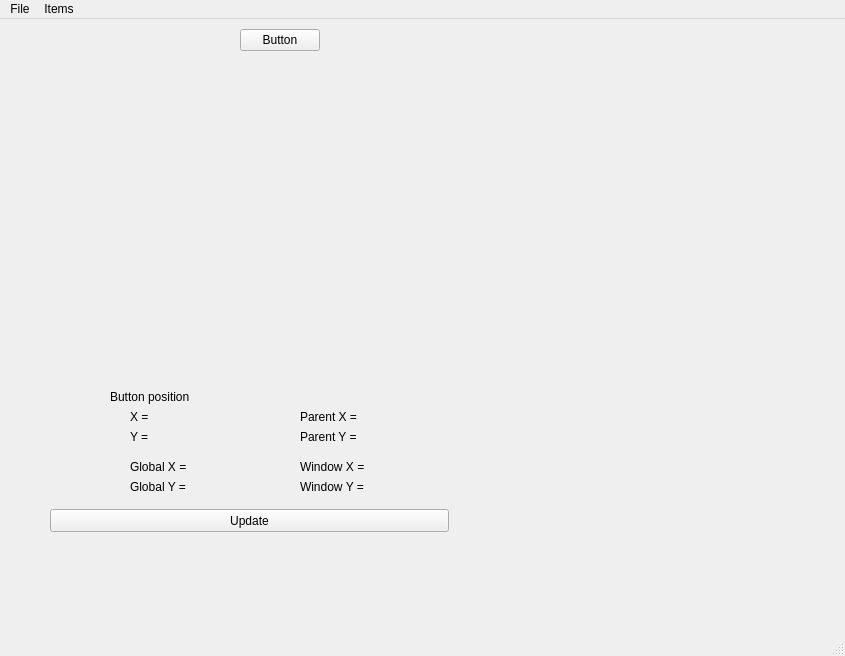
<?xml version="1.0" encoding="UTF-8"?>
<ui version="4.0">
 <class>PosTestWindow</class>
 <widget class="QMainWindow" name="PosTestWindow">
  <property name="geometry">
   <rect>
    <x>0</x>
    <y>0</y>
    <width>845</width>
    <height>656</height>
   </rect>
  </property>
  <property name="windowTitle">
   <string>MainWindow</string>
  </property>
  <widget class="QWidget" name="centralwidget">
   <widget class="QWidget" name="verticalLayoutWidget">
    <property name="geometry">
     <rect>
      <x>240</x>
      <y>10</y>
      <width>401</width>
      <height>311</height>
     </rect>
    </property>
    <layout class="QVBoxLayout" name="listAndExitButton">
     <property name="sizeConstraint">
      <enum>QLayout::SetFixedSize</enum>
     </property>
     <item>
      <widget class="QPushButton" name="m_button">
       <property name="text">
        <string>Button</string>
       </property>
      </widget>
     </item>
    </layout>
   </widget>
   <widget class="QLabel" name="label">
    <property name="geometry">
     <rect>
      <x>110</x>
      <y>370</y>
      <width>101</width>
      <height>16</height>
     </rect>
    </property>
    <property name="text">
     <string>Button position</string>
    </property>
   </widget>
   <widget class="QLabel" name="m_buttonX">
    <property name="geometry">
     <rect>
      <x>130</x>
      <y>390</y>
      <width>101</width>
      <height>16</height>
     </rect>
    </property>
    <property name="text">
     <string>X = </string>
    </property>
   </widget>
   <widget class="QLabel" name="m_buttonY">
    <property name="geometry">
     <rect>
      <x>130</x>
      <y>410</y>
      <width>101</width>
      <height>16</height>
     </rect>
    </property>
    <property name="text">
     <string>Y = </string>
    </property>
   </widget>
   <widget class="QLabel" name="m_buttonGlobalX">
    <property name="geometry">
     <rect>
      <x>130</x>
      <y>440</y>
      <width>101</width>
      <height>16</height>
     </rect>
    </property>
    <property name="text">
     <string>Global X =</string>
    </property>
   </widget>
   <widget class="QLabel" name="m_buttonGlobalY">
    <property name="geometry">
     <rect>
      <x>130</x>
      <y>460</y>
      <width>101</width>
      <height>16</height>
     </rect>
    </property>
    <property name="text">
     <string>Global Y = </string>
    </property>
   </widget>
   <widget class="QPushButton" name="m_update">
    <property name="geometry">
     <rect>
      <x>50</x>
      <y>490</y>
      <width>399</width>
      <height>23</height>
     </rect>
    </property>
    <property name="text">
     <string>Update</string>
    </property>
   </widget>
   <widget class="QLabel" name="m_buttonParentY">
    <property name="geometry">
     <rect>
      <x>300</x>
      <y>410</y>
      <width>101</width>
      <height>16</height>
     </rect>
    </property>
    <property name="text">
     <string>Parent Y = </string>
    </property>
   </widget>
   <widget class="QLabel" name="m_buttonParentX">
    <property name="geometry">
     <rect>
      <x>300</x>
      <y>390</y>
      <width>101</width>
      <height>16</height>
     </rect>
    </property>
    <property name="text">
     <string>Parent X = </string>
    </property>
   </widget>
   <widget class="QLabel" name="m_buttonWindowX">
    <property name="geometry">
     <rect>
      <x>300</x>
      <y>440</y>
      <width>101</width>
      <height>16</height>
     </rect>
    </property>
    <property name="text">
     <string>Window X = </string>
    </property>
   </widget>
   <widget class="QLabel" name="m_buttonWindowY">
    <property name="geometry">
     <rect>
      <x>300</x>
      <y>460</y>
      <width>101</width>
      <height>16</height>
     </rect>
    </property>
    <property name="text">
     <string>Window Y = </string>
    </property>
   </widget>
  </widget>
  <widget class="QMenuBar" name="menubar">
   <property name="geometry">
    <rect>
     <x>0</x>
     <y>0</y>
     <width>845</width>
     <height>18</height>
    </rect>
   </property>
   <widget class="QMenu" name="menuFile">
    <property name="title">
     <string>File</string>
    </property>
   </widget>
   <widget class="QMenu" name="menuItems">
    <property name="title">
     <string>Items</string>
    </property>
   </widget>
   <addaction name="menuFile"/>
   <addaction name="menuItems"/>
  </widget>
  <widget class="QStatusBar" name="statusbar"/>
 </widget>
 <resources/>
 <connections/>
</ui>
